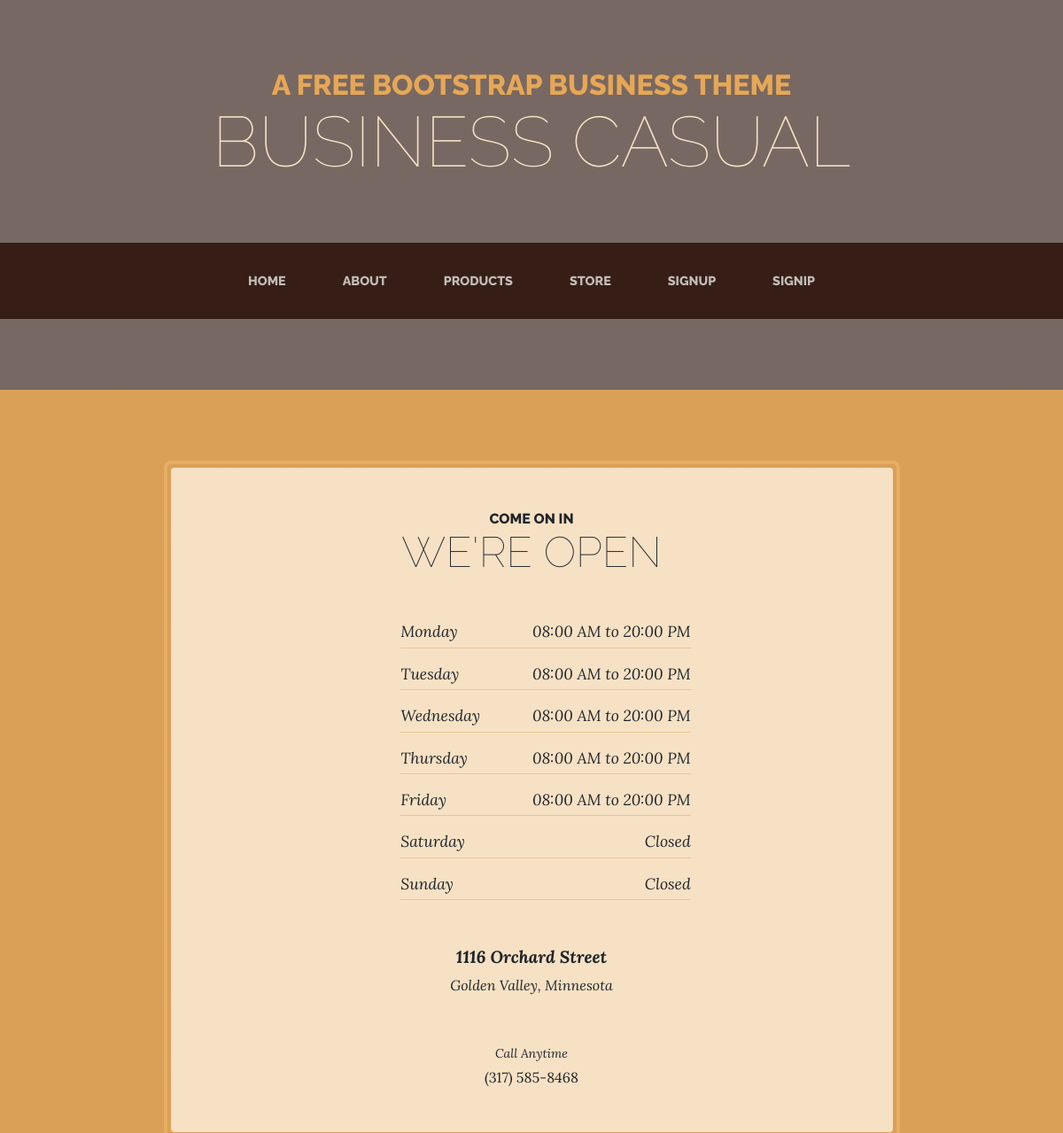
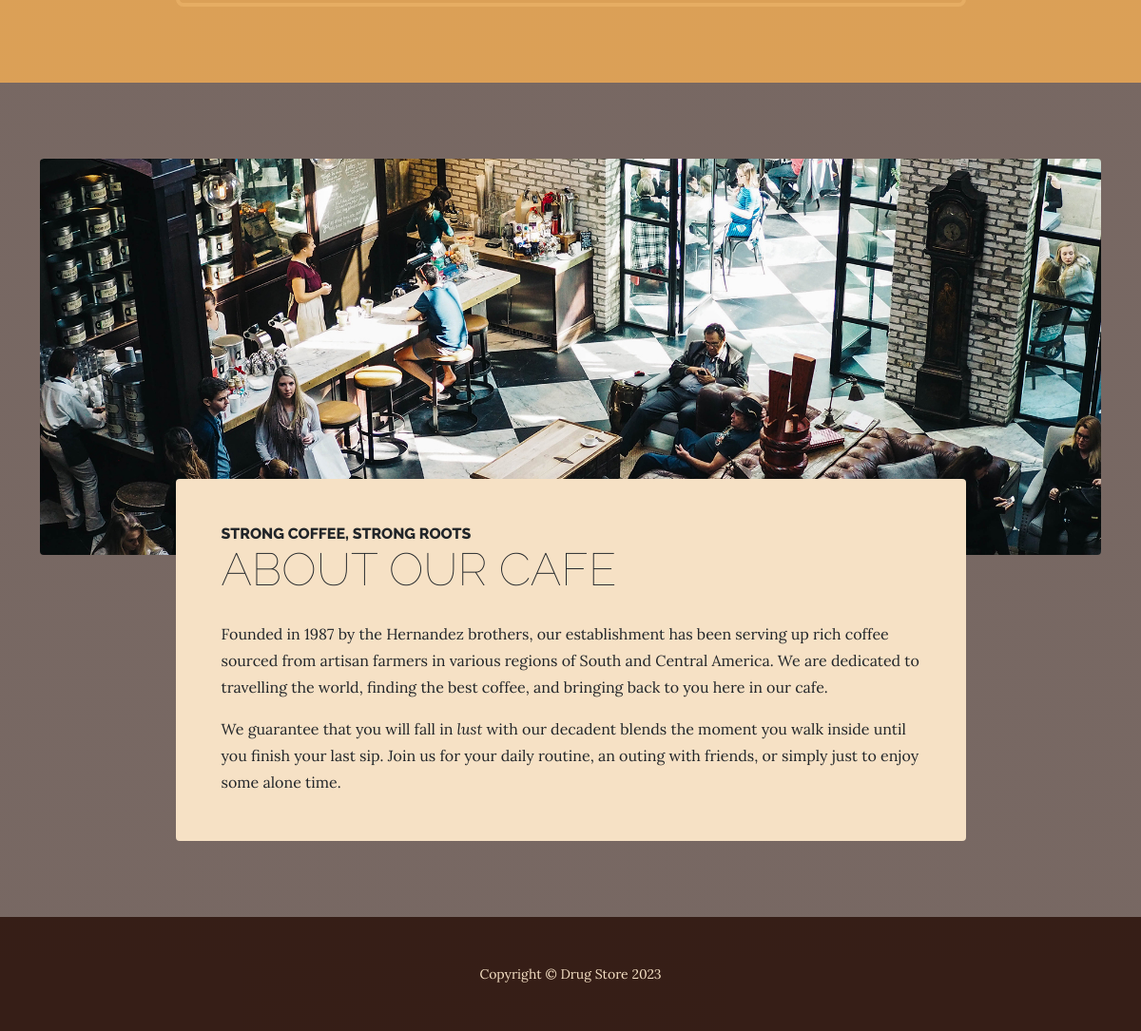
/store/, run on the app's committed database (2 pictures, top to bottom).
### main/models.py (models this page shows, shortened)
class WorkSchedule(models.Model):
    week_day = models.CharField(
        max_length=15,
        verbose_name='день недели',
        unique=True,
        choices=WEEK
    )
    opening_time = models.TimeField(
        verbose_name='время открытия',
        null=True,
        blank=True
    )
    closing_time = models.TimeField(
        verbose_name='время закрытия',
        null=True,
        blank=True
    )
    class Meta:
        db_table = 'main_work_schedule'
        verbose_name = 'график работы'
        verbose_name_plural = 'график работы'

### main/views.py (the view)
# urls.py: path('store/', WorkScheduleListView.as_view(), name='store'),
class WorkScheduleListView(ListView):
    template_name = 'main/store.html'
    context_object_name = 'week'
    model = WorkSchedule
    def get_context_data(self, *, object_list=None, **kwargs):
        context = super().get_context_data()
        context['weekday'] = datetime.today().isoweekday() + 6
        return context

### templates/main/store.html (shortened to what this page needs)
{% extends "main/base.html" %}
{% block content %}
<section class="page-section cta">
    <div class="container">
        <div class="row">
            <div class="col-xl-9 mx-auto">
                <div class="cta-inner bg-faded text-center rounded">
                    <h2 class="section-heading mb-5">
                        <span class="section-heading-upper">Come On In</span>
                        <span class="section-heading-lower">We're Open</span>
                    </h2>
                    <ul class="list-hours mb-5 text-left mx-auto">
                        {% for day in week %}
                            {% if weekday == day.pk %}
                                <li class="list-hours-item today d-flex">
                                    {{ day.week_day }}
                                    {% if day.opening_time %}
                                        <span class="ms-auto">{{ day.opening_time|time:"H:i" }} AM to {{ day.closing_time|time:"H:i" }} PM</span>
                                    {% else %}
                                        <span class="ms-auto">Closed</span>
                                    {% endif %}
                                </li>
                            {% else %}
                                <li class="list-hours-item d-flex">
                                    {{ day.week_day }}
                                    {% if day.opening_time %}
                                        <span class="ms-auto">{{ day.opening_time|time:"H:i" }} AM to {{ day.closing_time|time:"H:i" }} PM</span>
                                    {% else %}
                                        <span class="ms-auto">Closed</span>
                                    {% endif %}
                                </li>
                            {% endif %}
                        {% endfor %}
                    </ul>
                    <p class="address mb-5">
                        <em>
                            <strong>1116 Orchard Street</strong>
                            <br />
                            Golden Valley, Minnesota
                        </em>
                    </p>
                    <p class="mb-0">
                        <small><em>Call Anytime</em></small>
                        <br />
                        (317) 585-8468
                    </p>
                </div>
            </div>
        </div>
    </div>
</section>
<section class="page-section about-heading">
    <div class="container">
        <img class="img-fluid rounded about-heading-img mb-3 mb-lg-0" src="assets/img/about.jpg" alt="..." />
        <div class="about-heading-content">
            <div class="row">
                <div class="col-xl-9 col-lg-10 mx-auto">
                    <div class="bg-faded rounded p-5">
                        <h2 class="section-heading mb-4">
                            <span class="section-heading-upper">Strong Coffee, Strong Roots</span>
                            <span class="section-heading-lower">About Our Cafe</span>
                        </h2>
                        <p>Founded in 1987 by the Hernandez brothers, our establishment has been serving up rich coffee sourced from artisan farmers in various regions of South and Central America. We are dedicated to travelling the world, finding the best coffee, and bringing back to you here in our cafe.</p>
                        <p class="mb-0">
                            We guarantee that you will fall in
                            <em>lust</em>
                            with our decadent blends the moment you walk inside until you finish your last sip. Join us for your daily routine, an outing with friends, or simply just to enjoy some alone time.
                        </p>
                    </div>
                </div>
            </div>
        </div>
    </div>
</section>
{% endblock %}

### templates/main/base.html (shortened to what this page needs)
{% load static %}
{% load i18n %}
<!DOCTYPE html>
<html lang="en">
    <head>
        <link href="{% static 'css/styles.css' %}" rel="stylesheet" />
    </head>
    <body>
        <header>
            <h1 class="site-heading text-center text-faded d-none d-lg-block">
                <span class="site-heading-upper text-primary mb-3">A Free Bootstrap Business Theme</span>
                <span class="site-heading-lower">Business Casual</span>
            </h1>
        </header>
        <nav class="navbar navbar-expand-lg navbar-dark py-lg-4" id="mainNav">
            <div class="container">
                <div class="collapse navbar-collapse" id="navbarSupportedContent">
                    <ul class="navbar-nav mx-auto">
                        <li class="nav-item px-lg-4"><a class="nav-link text-uppercase" href="{% url 'index' %}">{% translate "Home" %}</a></li>
                        <li class="nav-item px-lg-4"><a class="nav-link text-uppercase" href="{% url 'about' %}">{% translate "About" %}</a></li>
                        <li class="nav-item px-lg-4"><a class="nav-link text-uppercase" href="{% url 'products' %}">{% translate "Products" %}</a></li>
                        <li class="nav-item px-lg-4"><a class="nav-link text-uppercase" href="{% url 'store' %}">{% translate "Store" %}</a></li>
                        {% if not user.is_authenticated %}
                        <li class="nav-item px-lg-4"><a class="nav-link text-uppercase" href="{% url 'signup' %}">{% translate "SignUp" %}</a></li>
                        <li class="nav-item px-lg-4"><a class="nav-link text-uppercase" href="{% url 'signin' %}">{% translate "SignIp" %}</a></li>
                        {% else %}
                        <li class="nav-item px-lg-4"><a class="nav-link text-uppercase" href="{% url 'profile' %}">{{ user }}</a></li>
                        <li class="nav-item px-lg-4"><a class="nav-link text-uppercase" href="{% url 'logout' %}">{% translate "Logout" %}</a></li>
                        {% endif %}
                    </ul>
                </div>
            </div>
        </nav>
    {% block content %}
    {% endblock %}
    <footer class="footer text-faded text-center py-5">
            <div class="container"><p class="m-0 small">Copyright &copy; Drug Store {% now "Y" %}</p></div>
        </footer>
    </body>
</html>

### data on the page
WorkSchedule: week_day "Monday", opening_time "08:00", closing_time "20:00"
WorkSchedule: week_day "Tuesday", opening_time "08:00", closing_time "20:00"
WorkSchedule: week_day "Wednesday", opening_time "08:00", closing_time "20:00"
WorkSchedule: week_day "Thursday", opening_time "08:00", closing_time "20:00"
WorkSchedule: week_day "Friday", opening_time "08:00", closing_time "20:00"
WorkSchedule: week_day "Saturday", shows "Closed"
WorkSchedule: week_day "Sunday", shows "Closed"
